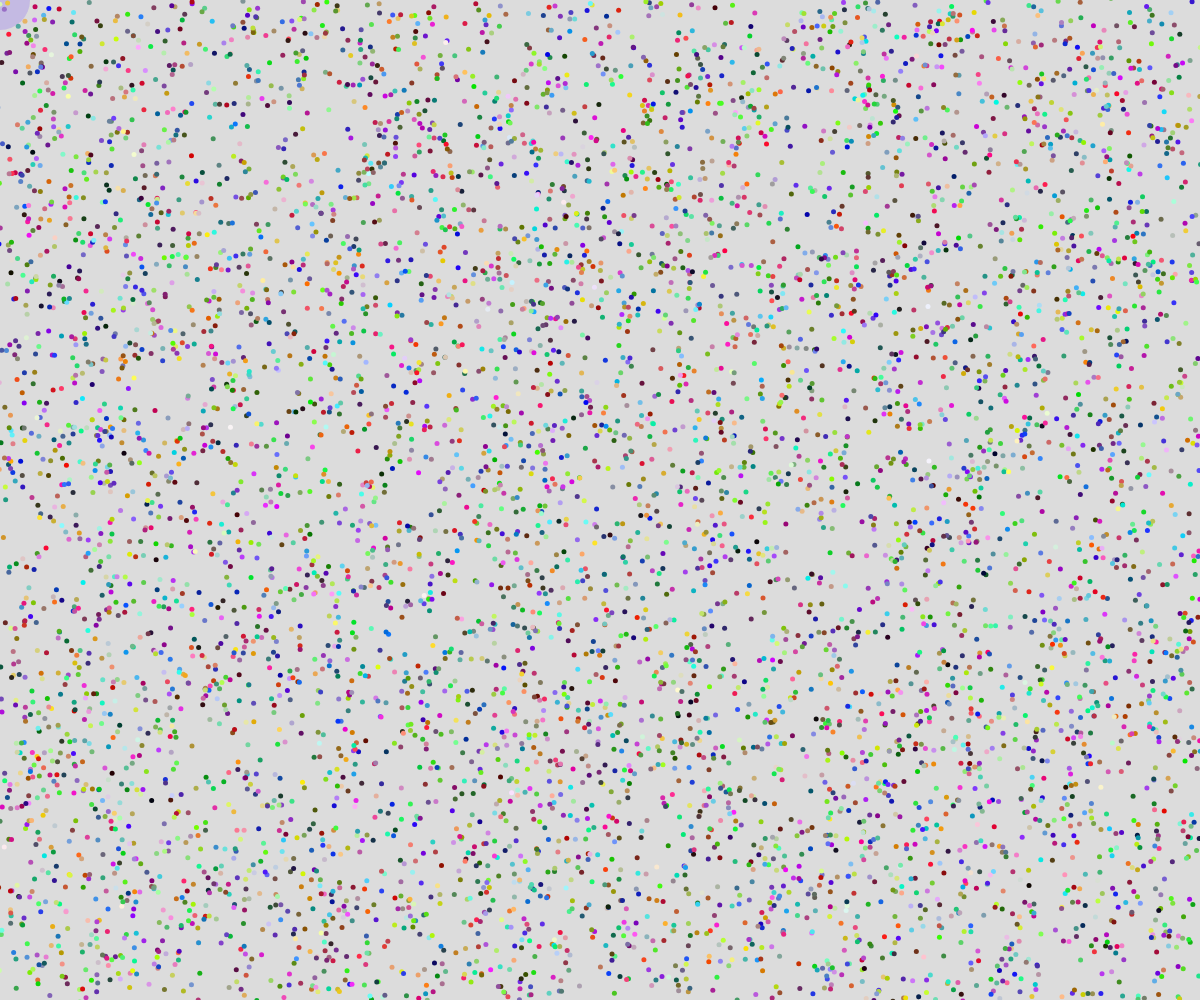
Frame 1 (no input)
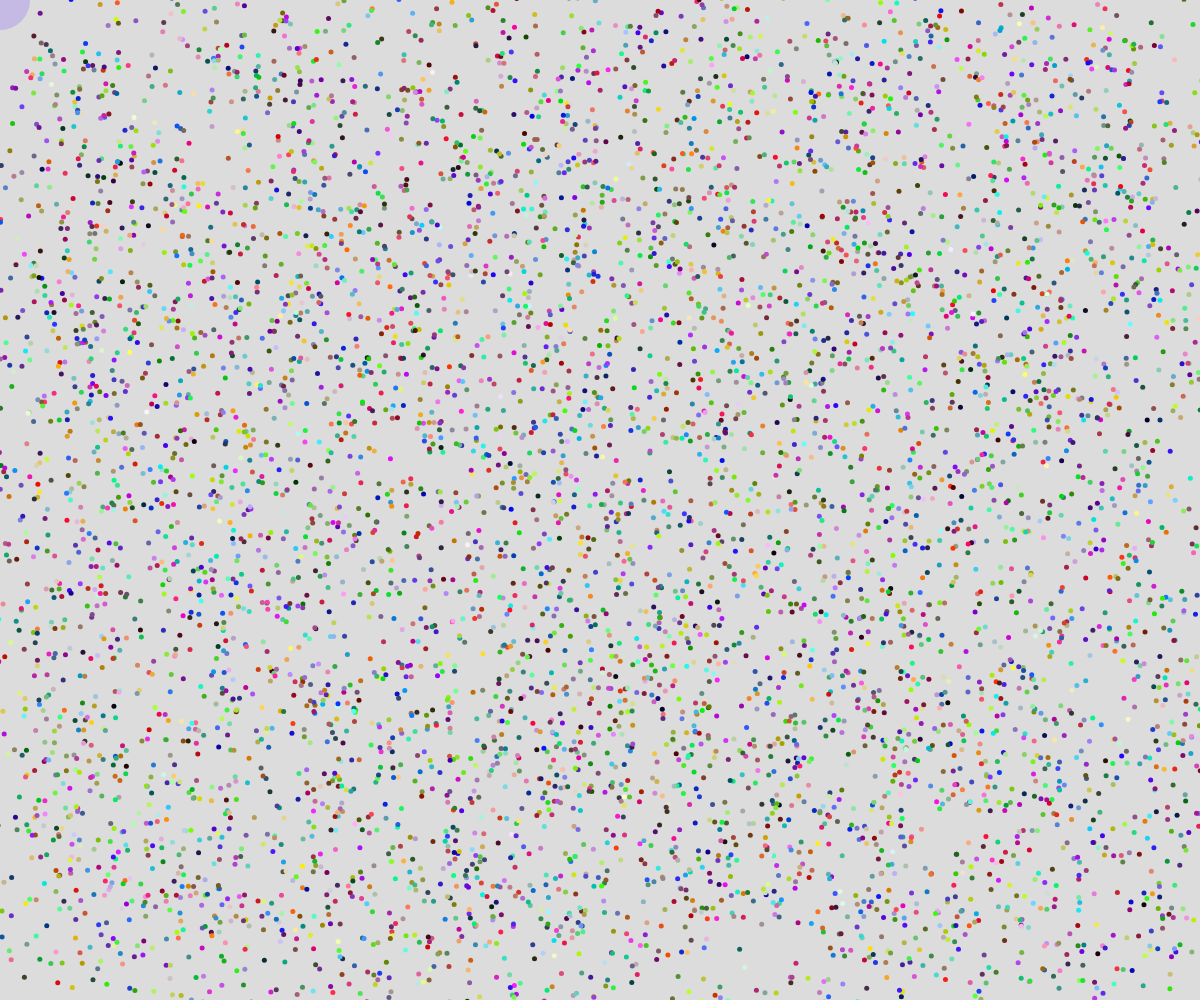
Frame 60 (no input)
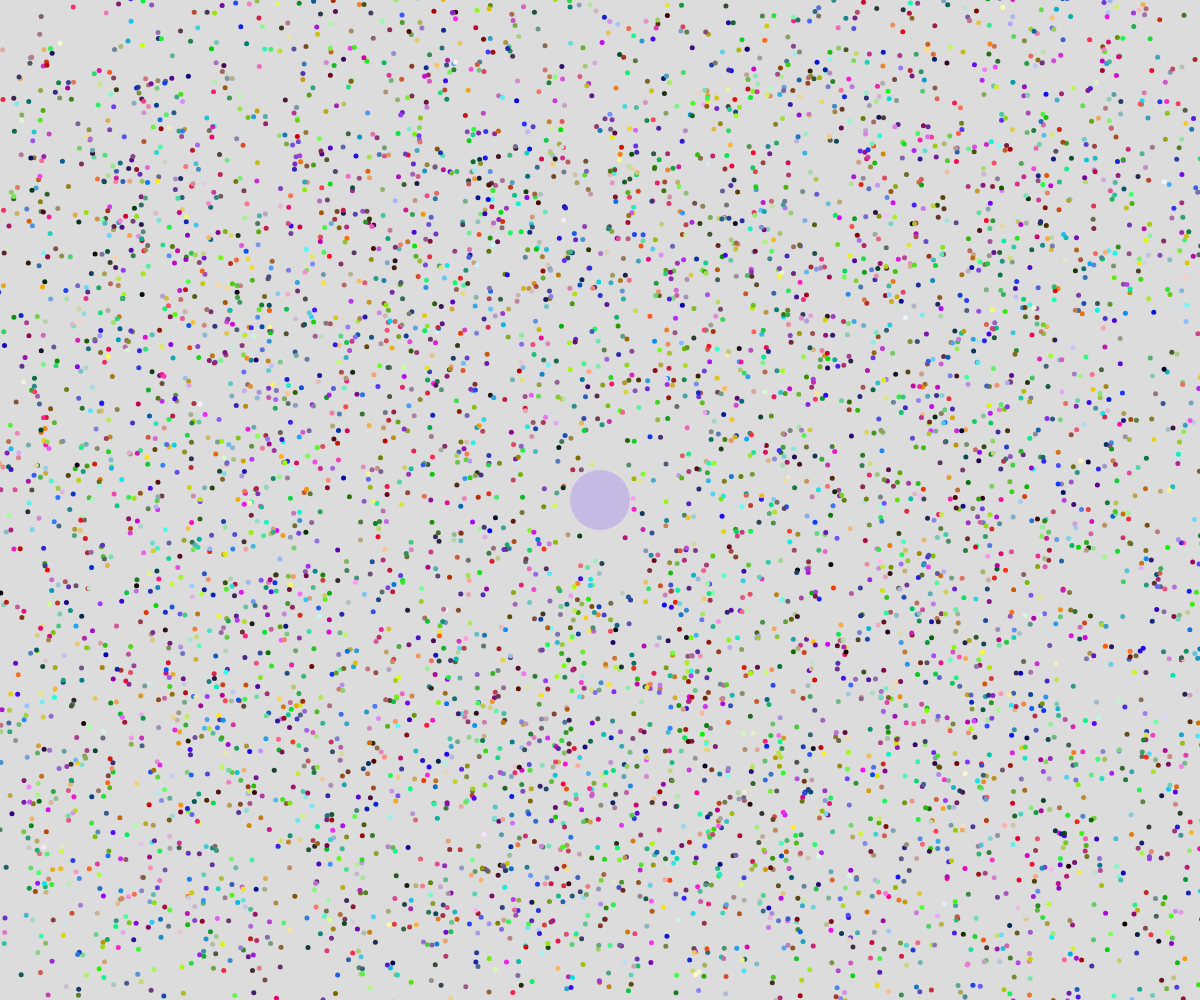
Frame 120 (the mouse pressed at the canvas centre since frame 60)

The p5.js sketch that drew these frames (run headless with seeded random() and noise() and a simulated clock; from frame 60 on, the mouse is pressed at the canvas centre):

// p5.js sketch
// ── sketch.js
// Classes and Objects(Random Walkers)
// Alyssa Maitland
// Mar.14, 2025
// a first look at working with multiple objects

let singleWalker;
let walkers = [];
const NUM_WALKERS = 7000;

function setup() {
  createCanvas(windowWidth, windowHeight);
  singleWalker = new Walker(100, 150, "green");
  initWalkers();
  noStroke();
}

function initWalkers(){
  //create a bunch of walker objects, put in array
  for(let i = 0; i < NUM_WALKERS; i++){
    let c = color(random(255),random(255),random(255));
    let w = new Walker (random(width),random(height),c);
    walkers.push(w);
  }
}

function draw() {
  background(220);
  // singleWalker.move();
  // singleWalker.display();
  // for(let currentWalker of walkers){ // loop by item
  //   //dosen't let us remove any objects
  //   currentWalker.move();
  //   currentWalker.display();
  // }
  
  fill(100,50,255,50);
  circle(mouseX, mouseY, 60);

  for(let i = 0; i < walkers.length; i++){ //loop by index
    //this allows us to delete
    let w = walkers[i];
    w.move();
    w.display();

    //ask if the current object is close to the mouse
    if(dist(w.x,w.y, mouseX, mouseY) <30){
      //to delete from an arbitrary point in array: splice()
      walkers.splice(i,1);
    }
  }
}

class Walker{
  //1. constructor
  constructor(x,y,c){
    this.x = x;
    this.y = y;
    this.c = c;
    this.speed = random(2,20);
    this.size = 5;
  }

  //2. class methods
  display(){
    //render walker on the screen
    rectMode(CENTER);
    fill(this.c);
    circle(this.x, this.y, this.size);
  }

  move(){
    //equal chance of moving up, down, left, right
    let choice = floor(random(4)); //0, 1, 2, 3
    switch(choice){
    case 0: //LEFT
      this.x -= this.speed;
      break;
    case 1: //RIGHT
      this.x += this.speed;
      break;
    case 2: //UP
      this.y -= this.speed;
      break;
    case 3: //DOWN
      this.y += this.speed; 
      break;
    }
  }
}
